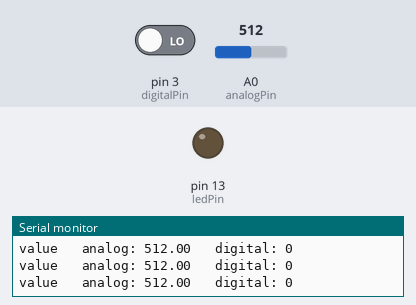
Recording of a sketch running on a simulated Arduino Uno, built with avr-gcc and run on an emulated ATmega328P. Shown: output pins drawn as LEDs (lit = HIGH), the last lines printed to the serial monitor. Inputs (shaded band) come from the test bench; at power-on: pin 3 (digitalPin) LOW, A0 (analogPin) = 512.

Above: at 1.3 s.
1.4 s: pin 3 (digitalPin) driven HIGH
At 2.7 s:
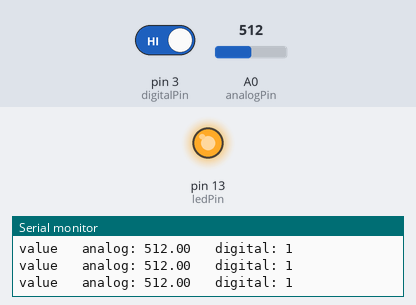
3.0 s: pin 3 (digitalPin) driven LOW
At 4.0 s:
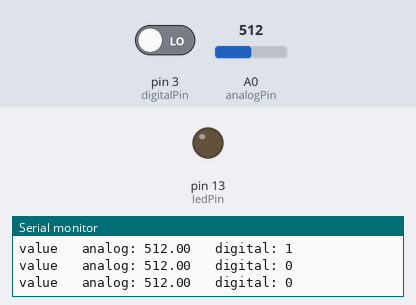
Timing chart, 0 to 6.0 s (numbered marks = the images above; inputs shaded):
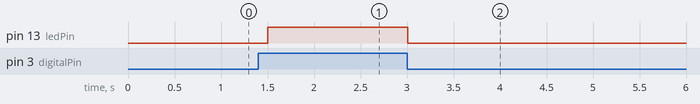

Measured:
- after the input at 1.4 s, pin 13 (ledPin): LOW → HIGH after 0.10 s
- after the input at 3.0 s, pin 13 (ledPin): HIGH → LOW at once

The sketch:

MetalTouch.ino
```cpp
/*
  Metal Touch

  * Note: because most Arduinos have a built-in LED attached to pin 13 on the
  board, the LED is optional.
*/

// this constant won't change:
const int digitalPin = 3;    // the digital pin that the sensor is attached to
const int analogPin = A0;    // the analog pin that the sensor is attached to
const int ledPin = 13;       // the pin that the LED is attached to

// variables will change:
int sensorState;    // current digital state of the sensor
float sensorValue;  // current analoog value of the sensor

void setup() {
  pinMode(digitalPin, INPUT);   // initialize the sensor pin as a digital input
  pinMode(analogPin, INPUT);    // initialize the sensor pin as a analog input
  pinMode(ledPin, OUTPUT);      // initialize the LED as an output

  Serial.begin(9600);
  Serial.println("Arduino Examples - Metal Touch");
}

void loop() {
  // read the sensor analog value into a varialbe
  sensorValue = analogRead(analogPin);
  // read the sensor digital state into a varialbe
  sensorState = digitalRead(digitalPin);

  Serial.print("value");
  Serial.print("\t analog: ");  Serial.print(sensorValue);
  Serial.print("\t digital: ");  Serial.println(sensorState);

  // When the sensor detects a signal and reches a certain threshold
  if (sensorState == HIGH) {
    digitalWrite(ledPin, HIGH);
  }
  else {
    digitalWrite(ledPin, LOW);
  }

  delay(500); //just here to slow down the output so it is easier to read
}
```
